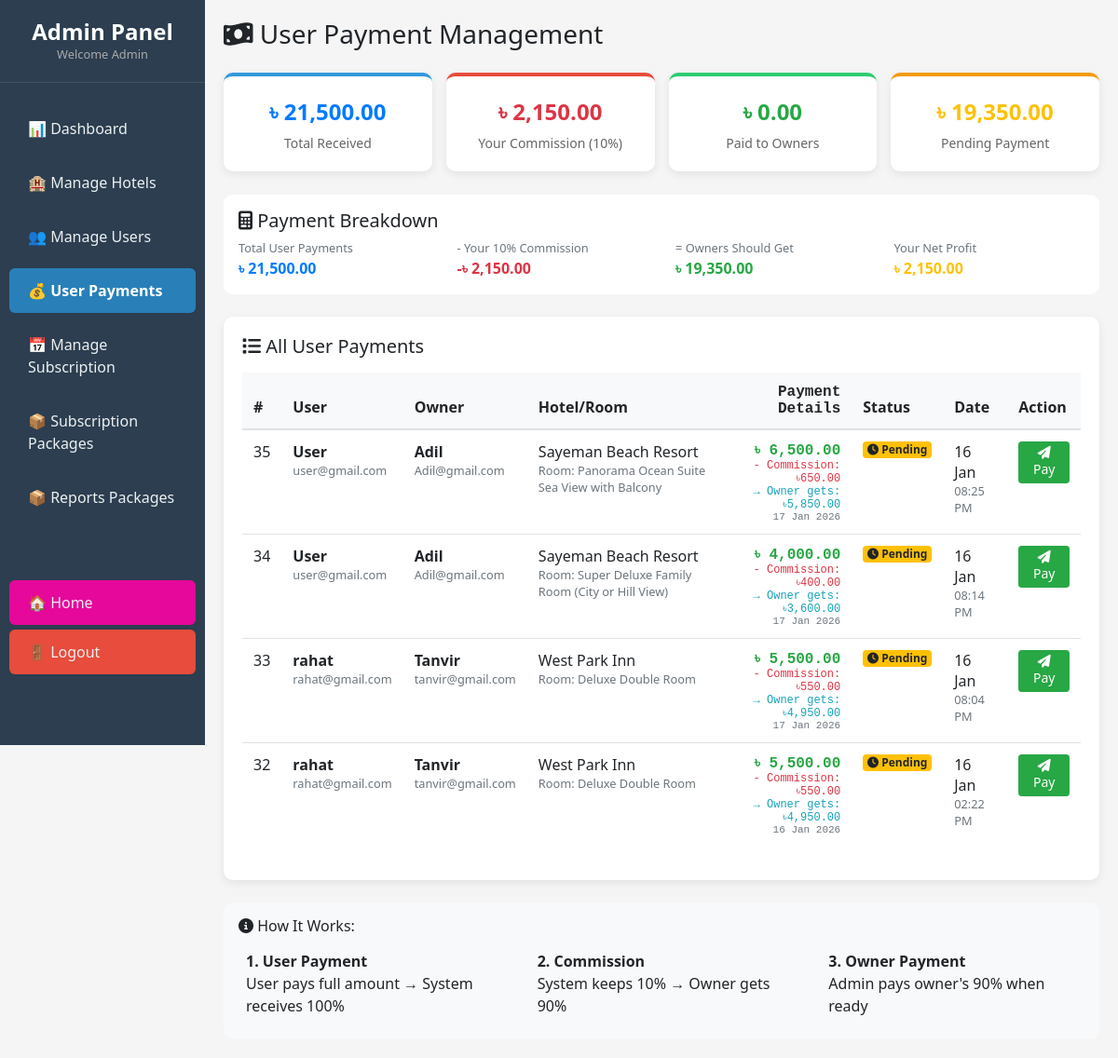
Before: /admin/manage_payments.php (signed in) with the older database file.
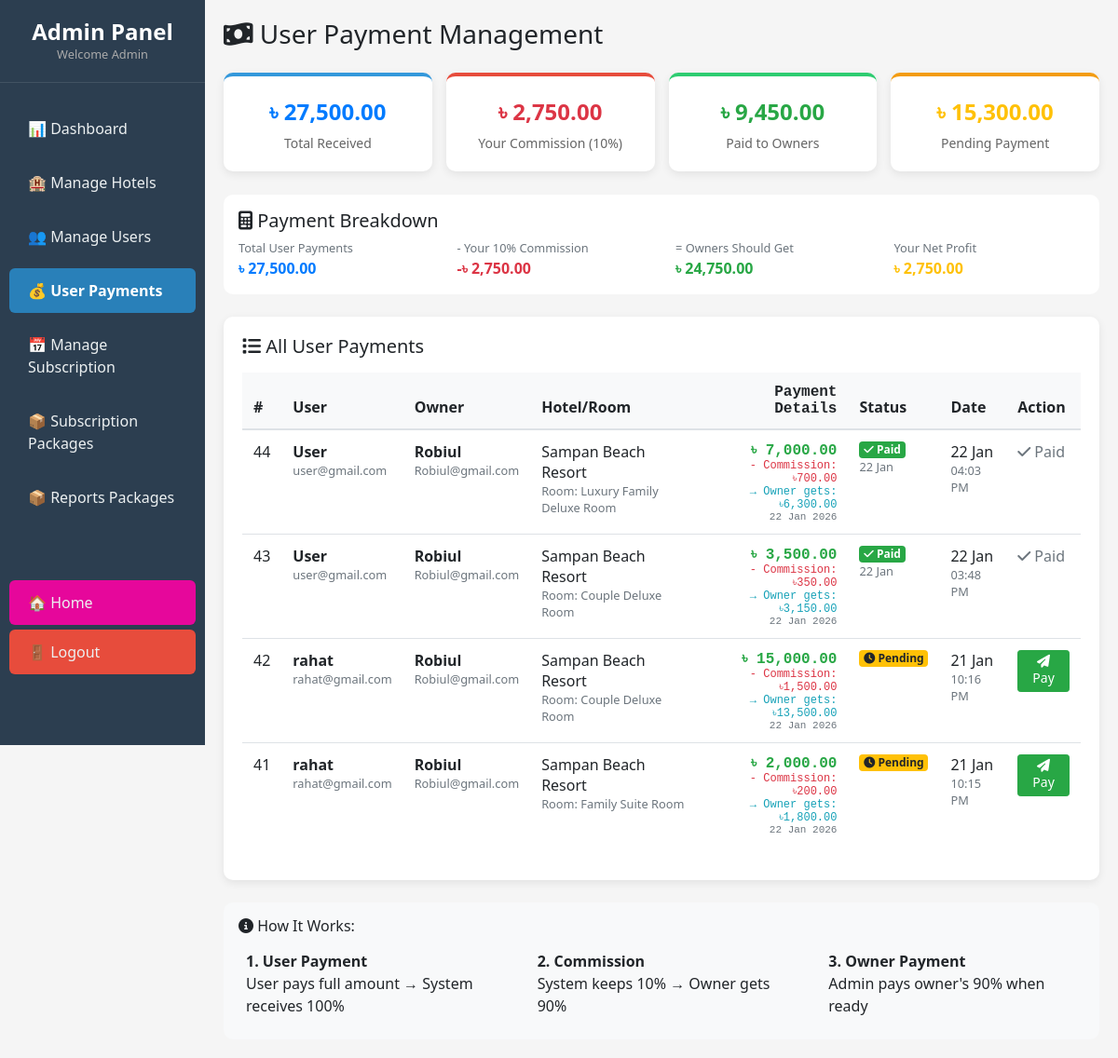
After: the same page with the newer database file.
### tables this page shows
CREATE TABLE `user_payments` (
  `id` int(11) NOT NULL,
  `user_id` int(11) DEFAULT NULL,
  `owner_id` int(11) DEFAULT NULL,
  `booking_id` int(11) DEFAULT NULL,
  `hotel_name` varchar(200) DEFAULT NULL,
  `room_title` varchar(255) DEFAULT NULL,
  `amount` decimal(10,2) DEFAULT NULL,
  `tran_id` varchar(100) DEFAULT NULL,
  `payment_status` enum('pending','success','failed','cancelled') DEFAULT 'pending',
  `admin_status` enum('pending','paid_to_owner') DEFAULT 'pending',
  `created_at` timestamp NOT NULL DEFAULT current_timestamp(),
  `owner_paid_status` enum('pending','paid') DEFAULT 'pending',
  `owner_paid_date` timestamp NULL DEFAULT NULL,
  `commission` decimal(10,2) DEFAULT 0.00,
  `owner_amount` decimal(10,2) DEFAULT 0.00,
  `receipt_id` varchar(50) DEFAULT NULL,
  `booking_date` date DEFAULT NULL
);

CREATE TABLE `users` (
  `id` int(11) NOT NULL,
  `name` varchar(100) DEFAULT NULL,
  `email` varchar(150) DEFAULT NULL,
  `phone` varchar(20) DEFAULT NULL,
  `password` varchar(255) DEFAULT NULL,
  `role` enum('admin','owner','user') DEFAULT 'user',
  `created_at` timestamp NOT NULL DEFAULT current_timestamp()
);

### admin/manage_payments.php (the view, shortened to what the changed rows need)
<?php
include "../db_connect.php";
$sql = "SELECT up.*,
               u.name as user_name,
               u.email as user_email,
               o.name as owner_name,
               o.email as owner_email
        FROM user_payments up
        JOIN users u ON up.user_id = u.id
        JOIN users o ON up.owner_id = o.id
        WHERE up.payment_status = 'success'
        ORDER BY up.created_at DESC";
$result = mysqli_query($conn, $sql);
$total_sql = "SELECT
    COUNT(*) as total_transactions,
    SUM(amount) as total_amount,
    SUM(commission) as total_commission,
    SUM(owner_amount) as total_owner_amount,
    SUM(CASE WHEN owner_paid_status = 'paid' THEN owner_amount ELSE 0 END) as total_paid,
    SUM(CASE WHEN owner_paid_status = 'pending' THEN owner_amount ELSE 0 END) as total_pending
    FROM user_payments
    WHERE payment_status = 'success'";
$total_result = mysqli_query($conn, $total_sql);
$totals = mysqli_fetch_assoc($total_result);
?>
<!DOCTYPE html>
<html>
<head>
    <link rel="stylesheet" href="https://stackpath.bootstrapcdn.com/bootstrap/4.5.2/css/bootstrap.min.css">
    <link rel="stylesheet" href="https://cdnjs.cloudflare.com/ajax/libs/font-awesome/6.4.0/css/all.min.css">
</head>
<body>
<div class="main">
    <div class="summary-container">
        <div class="summary-card" style="border-top: 4px solid #3498db;">
            <div class="summary-number text-primary">৳ <?= number_format($totals['total_amount'] ?? 0, 2) ?></div>
            <div class="summary-label">Total Received</div>
        </div>
        <div class="summary-card" style="border-top: 4px solid #e74c3c;">
            <div class="summary-number text-danger">৳ <?= number_format($totals['total_commission'] ?? 0, 2) ?></div>
            <div class="summary-label">Your Commission (10%)</div>
        </div>
        <div class="summary-card" style="border-top: 4px solid #2ecc71;">
            <div class="summary-number text-success">৳ <?= number_format($totals['total_paid'] ?? 0, 2) ?></div>
            <div class="summary-label">Paid to Owners</div>
        </div>
        <div class="summary-card" style="border-top: 4px solid #f39c12;">
            <div class="summary-number text-warning">৳ <?= number_format($totals['total_pending'] ?? 0, 2) ?></div>
            <div class="summary-label">Pending Payment</div>
        </div>
    </div>
    <div class="mb-4 p-3" style="background: white; border-radius: 10px;">
        <div class="row">
            <div class="col-md-3">
                <small class="text-muted">Total User Payments</small><br>
                <strong class="text-primary">৳ <?= number_format($totals['total_amount'] ?? 0, 2) ?></strong>
            </div>
            <div class="col-md-3">
                <small class="text-muted">- Your 10% Commission</small><br>
                <strong class="text-danger">-৳ <?= number_format($totals['total_commission'] ?? 0, 2) ?></strong>
            </div>
            <div class="col-md-3">
                <small class="text-muted">= Owners Should Get</small><br>
                <strong class="text-success">৳ <?= number_format($totals['total_owner_amount'] ?? 0, 2) ?></strong>
            </div>
            <div class="col-md-3">
                <small class="text-muted">Your Net Profit</small><br>
                <strong class="text-warning">৳ <?= number_format($totals['total_commission'] ?? 0, 2) ?></strong>
            </div>
        </div>
    </div>
    <div class="table-container">
        <div class="table-responsive">
            <table class="table table-hover">
                <thead>
                    <tr>
                        <th>#</th>
                        <th>User</th>
                        <th>Owner</th>
                        <th>Hotel/Room</th>
                        <th class="amount-cell">Payment Details</th>
                        <th>Status</th>
                        <th>Date</th>
                        <th>Action</th>
                    </tr>
                </thead>
                <tbody>
                    <?php if(mysqli_num_rows($result) > 0): ?>
                        <?php while($row = mysqli_fetch_assoc($result)): ?>
                        <tr>
                            <td><?= $row['id'] ?></td>
                            <td>
                                <strong><?= $row['user_name'] ?></strong><br>
                                <small class="text-muted"><?= $row['user_email'] ?></small>
                            </td>
                            <td>
                                <strong><?= $row['owner_name'] ?></strong><br>
                                <small class="text-muted"><?= $row['owner_email'] ?></small>
                            </td>
                            <td><?= $row['hotel_name'] ?>
                                <?php if(!empty($row['room_title'])): ?>
                                    <br><small class="text-muted">Room: <?= $row['room_title'] ?></small>
                                <?php endif; ?>
                            </td>
                            <td class="amount-cell">
                                <div class="text-success">
                                    <strong>৳ <?= number_format($row['amount'], 2) ?></strong>
                                </div>
                                <div class="text-danger" style="font-size: 12px;">
                                    - Commission: ৳<?= number_format($row['commission'], 2) ?>
                                </div>
                                <div class="text-info" style="font-size: 12px;">
                                    → Owner gets: ৳<?= number_format($row['owner_amount'], 2) ?>
                                </div>
                                <div class="text-muted" style="font-size: 11px;">
                                    <?= date('d M Y', strtotime($row['booking_date'])) ?>
                                </div>
                            </td>
                            <td>
                                <?php if($row['owner_paid_status'] == 'paid'): ?>
                                    <span class="badge badge-paid">
                                        <i class="fas fa-check"></i> Paid
                                    </span><br>
                                    <small class="text-muted">
                                        <?= date('d M', strtotime($row['owner_paid_date'])) ?>
                                    </small>
                                <?php else: ?>
                                    <span class="badge badge-pending">
                                        <i class="fas fa-clock"></i> Pending
                                    </span>
                                <?php endif; ?>
                            </td>
                            <td>
                                <?= date('d M', strtotime($row['created_at'])) ?><br>
                                <small class="text-muted">
                                    <?= date('h:i A', strtotime($row['created_at'])) ?>
                                </small>
                            </td>
                            <td>
                                <?php if($row['owner_paid_status'] == 'pending'): ?>
                                    <a href="?pay=<?= $row['id'] ?>"
                                       class="btn btn-success btn-sm"
                                       onclick="return confirm('Send ৳<?= number_format($row['owner_amount'], 2) ?> to <?= $row['owner_name'] ?>?')">
                                        <i class="fas fa-paper-plane"></i> Pay
                                    </a>
                                <?php else: ?>
                                    <span class="text-muted"><i class="fas fa-check"></i> Paid</span>
                                <?php endif; ?>
                            </td>
                        </tr>
                        <?php endwhile; ?>
                    <?php endif; ?>
                </tbody>
            </table>
        </div>
    </div>
</div>
</body>
</html>

Changed rows visible on the page:
removed user_payments: id "35", user.name "User", user.email "user@gmail.com", users.name "Adil", users.email "Adil@gmail.com", hotel_name "Sayeman Beach Resort", room_title "Panorama Ocean Suite Sea View with Balcony", amount "6,500.00", commission "650.00", owner_amount "5,850.00", booking_date "17 Jan 2026", owner_paid_status "pending" (drawn), created_at "16 Jan", created_at "08:25 PM"
removed user_payments: id "34", user.name "User", user.email "user@gmail.com", users.name "Adil", users.email "Adil@gmail.com", hotel_name "Sayeman Beach Resort", room_title "Super Deluxe Family Room (City or Hill View)", amount "4,000.00", commission "400.00", owner_amount "3,600.00", booking_date "17 Jan 2026", owner_paid_status "pending" (drawn), created_at "16 Jan", created_at "08:14 PM"
removed user_payments: id "33", user.name "rahat", user.email "rahat@gmail.com", users.name "Tanvir", users.email "tanvir@gmail.com", hotel_name "West Park Inn", room_title "Deluxe Double Room", amount "5,500.00", commission "550.00", owner_amount "4,950.00", booking_date "17 Jan 2026", owner_paid_status "pending" (drawn), created_at "16 Jan", created_at "08:04 PM"
removed user_payments: id "32", user.name "rahat", user.email "rahat@gmail.com", users.name "Tanvir", users.email "tanvir@gmail.com", hotel_name "West Park Inn", room_title "Deluxe Double Room", amount "5,500.00", commission "550.00", owner_amount "4,950.00", booking_date "16 Jan 2026", owner_paid_status "pending" (drawn), created_at "16 Jan", created_at "02:22 PM"
added user_payments: id "44", user.name "User", user.email "user@gmail.com", users.name "Robiul", users.email "Robiul@gmail.com", hotel_name "Sampan Beach Resort", room_title "Luxury Family Deluxe Room", amount "7,000.00", commission "700.00", owner_amount "6,300.00", booking_date "22 Jan 2026", owner_paid_date "22 Jan", created_at "22 Jan", created_at "04:03 PM", owner_paid_status "paid" (drawn)
added user_payments: id "43", user.name "User", user.email "user@gmail.com", users.name "Robiul", users.email "Robiul@gmail.com", hotel_name "Sampan Beach Resort", room_title "Couple Deluxe Room", amount "3,500.00", commission "350.00", owner_amount "3,150.00", booking_date "22 Jan 2026", owner_paid_date "22 Jan", created_at "22 Jan", created_at "03:48 PM", owner_paid_status "paid" (drawn)
added user_payments: id "42", user.name "rahat", user.email "rahat@gmail.com", users.name "Robiul", users.email "Robiul@gmail.com", hotel_name "Sampan Beach Resort", room_title "Couple Deluxe Room", amount "15,000.00", commission "1,500.00", owner_amount "13,500.00", booking_date "22 Jan 2026", owner_paid_status "pending" (drawn), created_at "21 Jan", created_at "10:16 PM"
added user_payments: id "41", user.name "rahat", user.email "rahat@gmail.com", users.name "Robiul", users.email "Robiul@gmail.com", hotel_name "Sampan Beach Resort", room_title "Family Suite Room", amount "2,000.00", commission "200.00", owner_amount "1,800.00", booking_date "22 Jan 2026", owner_paid_status "pending" (drawn), created_at "21 Jan", created_at "10:15 PM"
Other visible differences:
$totals['total_amount']: "21,500.00" → "27,500.00"
$totals['total_commission']: "2,150.00" → "2,750.00"
$totals['total_paid']: "0.00" → "9,450.00"
$totals['total_pending']: "19,350.00" → "15,300.00"
$totals['total_owner_amount']: "19,350.00" → "24,750.00"
